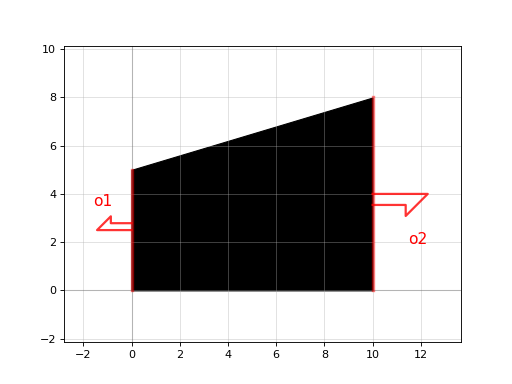

This chart was generated by the following Python code:
import gdsfactory as gf

c = gf.components.ramp(length=10.0, width1=5.0, width2=8.0, layer='WG')
c.plot()
